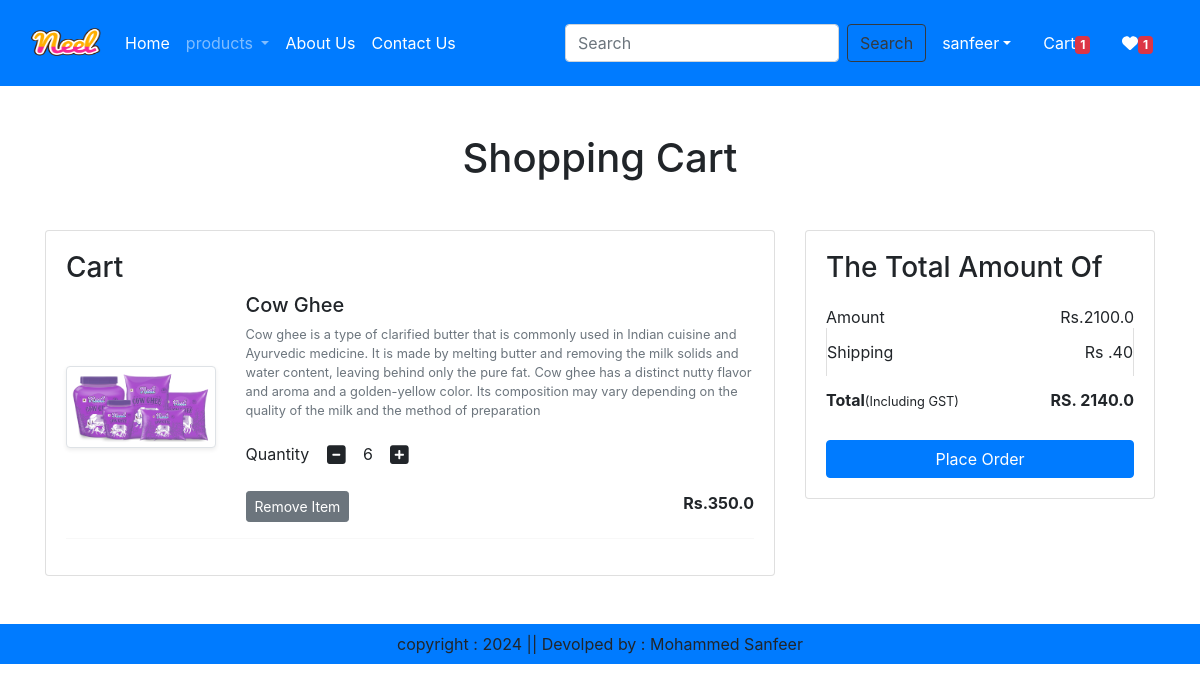
Page /cart/ (signed in) on the earlier database version.
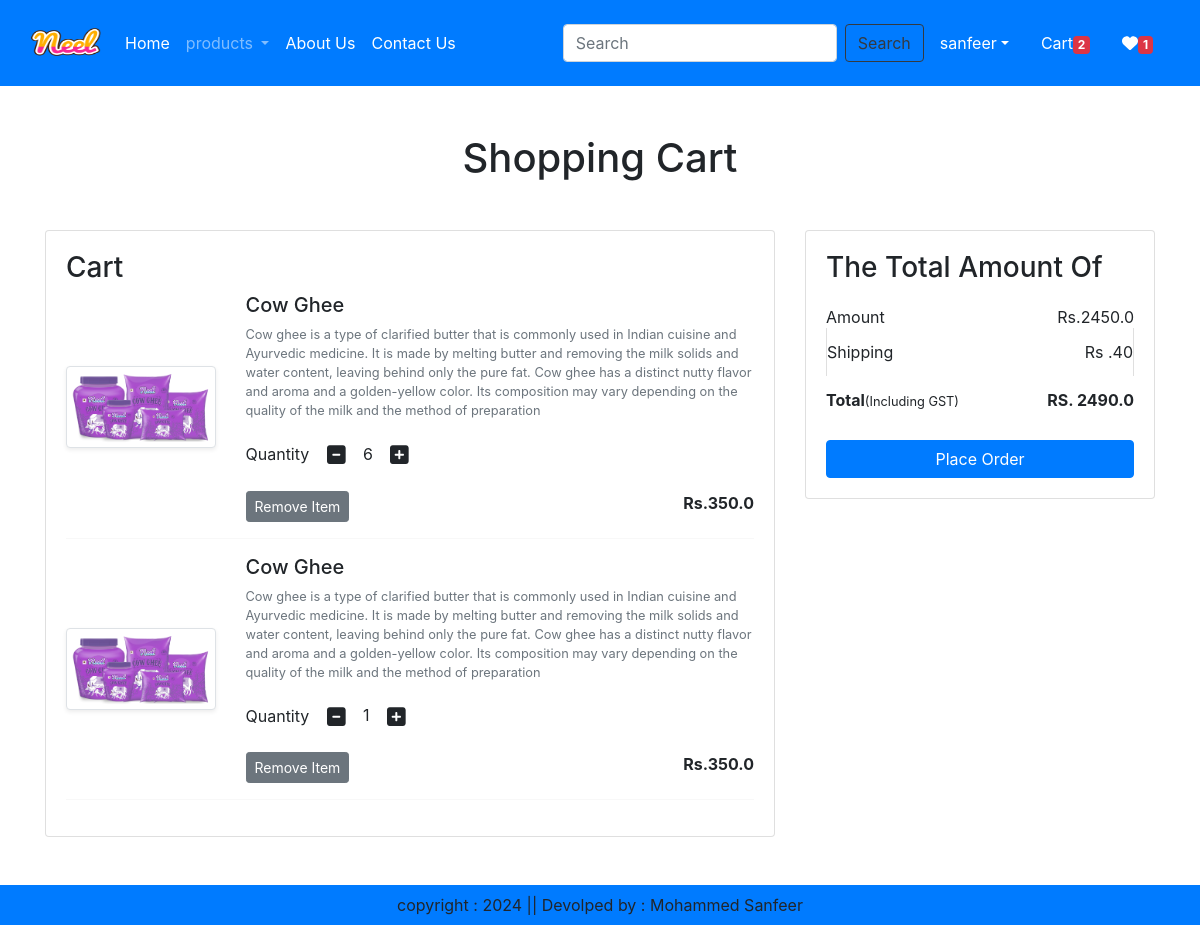
Same page on the later database version.
### ecommerce/models.py (models this page shows, shortened)
class Cart(models.Model):
    user = models.ForeignKey(User,on_delete=models.CASCADE)
    product  = models.ForeignKey(Product, on_delete=models.CASCADE)
    quantity = models.PositiveIntegerField(default=1)

class Product(models.Model):
    title = models.CharField(max_length=100)
    selling_price = models.FloatField()
    discounted_price = models.FloatField()
    description = models.TextField()
    composition =models.TextField(default='')
    prodapp = models.TextField(default='')
    category = models.CharField(choices=CATOGERY_CHOICES, max_length=2)
    product_image = models.ImageField(upload_to='product')

### ecommerce/views.py (the view)
# urls.py: path('cart/',views.show_cart,name='showcart'),
@login_required
def show_cart(request):
    user = request.user
    cart = Cart.objects.filter(user=user)
    amount =0
    for p in cart:
       value = p.quantity * p.product.discounted_price
       amount= amount + value
    totalamount = amount + 40
    totalitem = 0
    wishitem =0
    if request.user.is_authenticated:
        totalitem = len(Cart.objects.filter(user=request.user))
        wishitem = len(Wishlist.objects.filter(user=request.user))
    return render( request,'addtocart.html',locals())

### ecommerce/templates/addtocart.html (shortened to what this page needs)
{% extends 'base.html' %}
{% load static %}
{% block main-content %}
<div class="container my-5">
    <div class="row">
        {% if cart %}
            <h1 class="text-center mb-5"> Shopping Cart</h1>
            <div class="col-sm-8">
                <div class="card">
                    <div class="card-body">
                        <h3 >Cart</h3>
                        {% for item in cart %}
                        <div class="row">
                            <div class="col-sm-3 text-center align-self-center"><img src="{{item.product.product_image.url}}" alt="" class="img-fluid img-thumbnail shadow-sm" height="150" width="150"></div>
                            <div class="col-sm-9">
                                <div>
                                    <h5>{{item.product.title}}</h5>
                                    <p class="mb-2 text-muted small">{{item.product.description}}</p>
                                    <div class="my-3">
                                    <label for="quantity">Quantity</label>
                                    <a class="minus-cart btn" pid="{{item.product.id}}"><i class="fa fa-minus-square fa-lg"></i></a>
                                    <span id="quantity">{{item.quantity}}</span>
                                    <a class="plus-cart btn " pid="{{item.product.id}}"><i class="fa fa-plus-square fa-lg"></i></a>
                                    </div>
                                    <div class="d-flex justify-content-between">
                                        <a href="#" class="remove-cart btn btn-sm btn-secondary mr-3" pid="{{item.product.id}}">Remove Item</a>
                                        <p class="mb-0 "><span><strong>Rs.{{item.product.discounted_price}}</strong></span></p>
                                    </div>
                                </div>
                            </div>
                        </div>
                        <hr class="text-muted">
                        {% endfor %}
                    </div>
                </div>
            </div>
            <div class="col-sm-4">
                <div class="card">
                    <div class="card-body">
                        <h3>The Total Amount Of </h3>
                        <ul class="list-group">
                            <li class="list-group-item d-flex justify-content-between align-items-center border-0 px-0 pb-0 ">Amount <span id="amount">Rs.{{amount}}</span></li>
                            <li class="list-group-item d-flex justify-content-between align-items-center  px-0 ">Shipping <span >Rs .40</span></li>
                            <li class="list-group-item d-flex justify-content-between align-items-center border-0 px-0 mb-3 ">
                                <div>
                                    <strong>Total</strong><small>(Including GST)</small>
                                </div>
                                <span id="totalamount"><strong>RS. {{totalamount}}</strong></span>
                            </li>
                        </ul>
                        <div class="d-grid "><a href="{% url 'checkout' %}" class="btn btn-primary">Place Order </a></div>
                    </div>
                </div>
            </div>
            {% else %}
            <h1 class="text-center mb-5">Cart is Empty</h1>
        {% endif %}
    </div>
</div>
{% endblock main-content %}

### ecommerce/templates/base.html (shortened to what this page needs)
<!DOCTYPE html>
{% load static %}
<html lang="en">
<head>
    <link href="https://cdn.jsdelivr.net/npm/bootstrap@5.2.3/dist/css/bootstrap.min.css" rel="stylesheet">
    <link rel="stylesheet" href="https://cdn.jsdelivr.net/npm/bootstrap@4.0.0/dist/css/bootstrap.min.css">
    <link rel="stylesheet" href="https://cdnjs.cloudflare.com/ajax/libs/font-awesome/5.15.3/css/all.min.css">
    <link rel="stylesheet" href="{% static 'css/owl.carousel.min.css'  %}">
    <link rel="stylesheet" href="{% static 'all.min.css'  %}">
    <link rel="stylesheet" href="{% static 'css/style.css'  %}">
</head>
<body>
    <nav class="navbar navbar-expand-lg navbar-dark bg-primary">
        <div class="container-fluid">
          <a class="navbar-brand" href="#">
            <img src="{% static 'images/Neel.png' %}"  width="70" height="60" alt="">
          </a>
          <div class="collapse navbar-collapse" id="navbarSupportedContent">
            <ul class="navbar-nav me-auto mb-2 mb-lg-0">
              {% if request.user.is_authenticated %}
              <li class="nav-item">
                <a class="nav-link active" aria-current="page" href="/">Home</a>
              </li>
              <li class="nav-item dropdown">
                <a class="nav-link dropdown-toggle " href="#" role="button" data-bs-toggle="dropdown" aria-expanded="false">
                  products
                </a>
              </li>
              <li class="nav-item">
                <a class="nav-link text-white" href="{% url 'about' %}">About Us</a>
              </li>
              <li class="nav-item">
                <a class="nav-link text-white" href="{% url 'contact' %}">Contact Us</a>
              </li>
            </ul>
            <form class="d-flex" role="search" action="/search">
              <input class="form-control me-2" type="search" placeholder="Search" name="search" aria-label="Search">
              <button class="btn btn-outline-dark" type="submit">Search</button>
            </form>
          </div>
          <ul class="navbar-nav me-auto mb-2 mb-lg-0">
            <li class="nav-item dropdown mx-2">
                <a class="nav-link dropdown-toggle text-white" href="" id="profileDropdown" role="bu
                " data-bs-toggle="dropdown" aria-expanded="false">{{request.user}}</a>
            </li>
            <li class="nav-item mx-2">
                <a href="{% url 'showcart' %}" class="nav-link text-white">Cart<span class="badge bg-danger">{% if totalitem > 0 %}{{totalitem}}{% endif %}</span> </a>
            </li>
            <li class="nav-item mx-2">
                <a href="{% url 'showwishlist' %}" class="nav-link text-white"><i class="fa fa-heart"></i><span class="badge bg-danger">{% if wishitem > 0 %}{{wishitem}}{% endif %}</span> </a>
            </li>
          {% endif %}
          </ul>
        </div>
    </nav>
    {% block main-content %} {% endblock main-content %}
    <footer class="container-fluid  bg-primary text-center p-2 mt-5">
        copyright : 2024 || Devolped by : Mohammed Sanfeer
    </footer>
</body>
</html>

Differences in the rows shown:
added Cart: product.product_image (picture), product "Cow Ghee", product.description "Cow ghee is a type of clarified butter that is commonly used in Indian cuisine and Ayurvedic medicine. It is made by melting butter and removing the milk solids and water content, leaving behind only the pure fat. Cow ghee has a distinct nutty flavor and aroma and a golden-yellow color. Its composition may vary depending on the quality of the milk and the method of preparation", quantity "1", product.discounted_price "350.0"
Other differences:
{{ totalitem }}: "1" → "2"
{{ amount }}: "2100.0" → "2450.0"
{{ totalamount }}: "2140.0" → "2490.0"
